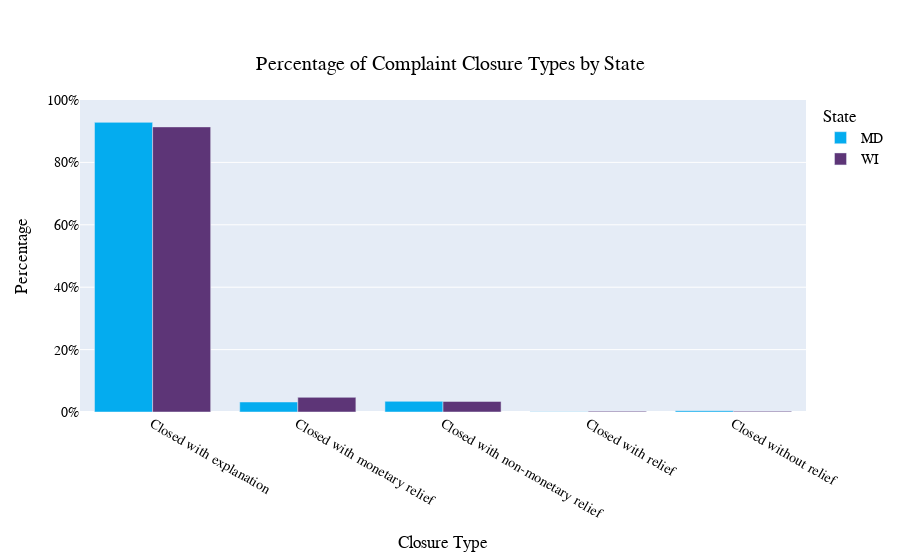

Write notebook code for a chart like this one.
### Code cell
import plotly.graph_objects as go

fig = go.Figure()

# Assigning colors to each state
state_colors = {'MD': '#04ACEF', 'WI': '#5D3577'}

# Adding data for each state with custom colors
for state in contact_method.index:
    fig.add_trace(go.Bar(
        x=contact_method.columns,
        y=contact_method.loc[state],
        name=state,
        marker_color=state_colors[state]
    ))

# Updating layout with specified y-axis settings and tick format, title alignment, font, and boldness
fig.update_layout(
    title={
        'text': "Percentage of Complaint Closure Types by State",
        'y': 0.9,
        'x': 0.5,
        'xanchor': 'center',
        'yanchor': 'top'
    },
    title_font=dict(
        family="Arial",  # Specify Helvetica and fall-back fonts
        size=20,
        color="black",
    ),
    xaxis_title="Closure Type",
    yaxis=dict(
        title="Percentage",
        range=[0, 1],  # Assuming you want to set the range from 0 to 1 (0% to 100%)
        tickformat=".0%"  # Setting tick labels to show percentages
    ),
    barmode='group',
    legend_title="State",
    font=dict(
        family="Arial, sans-serif",  # Setting default font for all text elements
        size=14,
        color="black"
    )
)

# Show the figure
fig.show()
fig.write_html("complaint_closure_type_percent_state.html")

### Figure 1 — Plotly figure (JSON) as saved in the notebook; plotly's stock layout.template omitted (floating-point values rounded to 4 significant figures)
{"data": [{"marker": {"color": "#04ACEF"}, "name": "MD", "type": "bar", "x": ["Closed with explanation", "Closed with monetary relief", "Closed with non-monetary relief", "Closed with relief", "Closed without relief"], "y": [0.9283, 0.03209, 0.03422, 0.00107, 0.004278]}, {"marker": {"color": "#5D3577"}, "name": "WI", "type": "bar", "x": ["Closed with explanation", "Closed with monetary relief", "Closed with non-monetary relief", "Closed with relief", "Closed without relief"], "y": [0.9138, 0.047, 0.03394, 0.002611, 0.002611]}], "layout": {"barmode": "group", "font": {"color": "black", "family": "Arial, sans-serif", "size": 14}, "legend": {"title": {"text": "State"}}, "title": {"font": {"color": "black", "family": "Arial", "size": 20}, "text": "Percentage of Complaint Closure Types by State", "x": 0.5, "xanchor": "center", "y": 0.9, "yanchor": "top"}, "xaxis": {"title": {"text": "Closure Type"}}, "yaxis": {"range": [0, 1], "tickformat": ".0%", "title": {"text": "Percentage"}}}}
